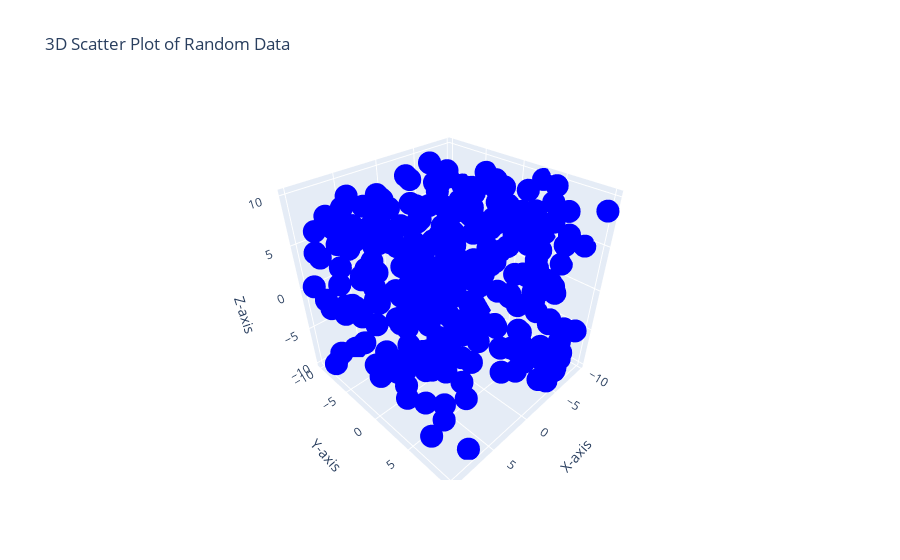

Source (notebook cell):
### Markdown cell above
## 1. Using the given dataset, to generate a 3D scatter plot to visualize the distribution of data points in a three dimensional space.
   np.random.seed(30)

data = {
    'X': np.random.uniform(-10, 10, 300),
    'Y': np.random.uniform(-10, 10, 300),
    'Z': np.random.uniform(-10, 10, 300)
}
df = pd.DataFrame(data)

### Code cell
import numpy as np
import pandas as pd
import plotly.express as px

# Set a random seed for reproducibility
np.random.seed(30)

# Generate the dataset
data = {
    'X': np.random.uniform(-10, 10, 300),
    'Y': np.random.uniform(-10, 10, 300),
    'Z': np.random.uniform(-10, 10, 300)
}
df = pd.DataFrame(data)

# Create the 3D scatter plot
fig = px.scatter_3d(df, x='X', y='Y', z='Z', title='3D Scatter Plot of Random Data',
                    labels={'X': 'X-axis', 'Y': 'Y-axis', 'Z': 'Z-axis'},
                    color_discrete_sequence=['blue'])

# Show the plot
fig.show()

### Figure 1 — Plotly figure (JSON) as saved in the notebook; plotly's stock layout.template omitted (floating-point values rounded to 4 significant figures; data arrays with more than 128 entries replaced by an {"elided": "..."} marker saying what was removed)
{"data": [{"hovertemplate": "X-axis=%{x}<br>Y-axis=%{y}<br>Z-axis=%{z}<extra></extra>", "legendgroup": "", "marker": {"color": "blue", "symbol": "circle"}, "mode": "markers", "name": "", "scene": "scene", "showlegend": false, "type": "scatter3d", "x": {"elided": "300 float values"}, "y": {"elided": "300 float values"}, "z": {"elided": "300 float values"}}], "layout": {"legend": {"tracegroupgap": 0}, "scene": {"domain": {"x": [0, 1], "y": [0, 1]}, "xaxis": {"title": {"text": "X-axis"}}, "yaxis": {"title": {"text": "Y-axis"}}, "zaxis": {"title": {"text": "Z-axis"}}}, "title": {"text": "3D Scatter Plot of Random Data"}}}
